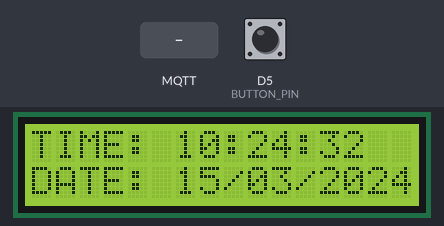
Bench run of a program on a simulated ESP8266 (NodeMCU). On the bench: 16×2 character LCD. The inputs (shaded band) are chosen by the test bench; at power-on: D5 (BUTTON_PIN) LOW. WiFi joins after 1.5 s; servers stay silent unless stated; the local clock reads 2024-03-15 10:24:30 at power-on unless the program sets it; no MQTT or app messages arrive unless stated; what the program prints to the serial monitor is not drawn.

Above: at 2.8 s.
2.9 s: MQTT message "1" arrives on the first subscribed topic
At 4.5 s:
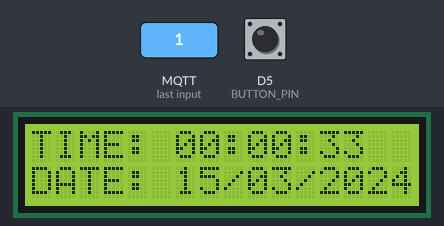
5.9 s: MQTT message "1" arrives on the second subscribed topic
At 7.4 s:
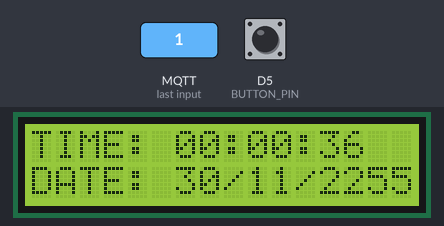
8.9 s: MQTT message "on" arrives on the first subscribed topic
At 10.5 s:
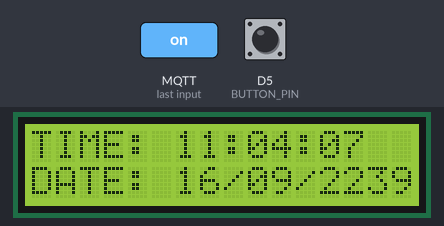
11.9 s: MQTT message "off" arrives on the first subscribed topic
At 13.2 s:
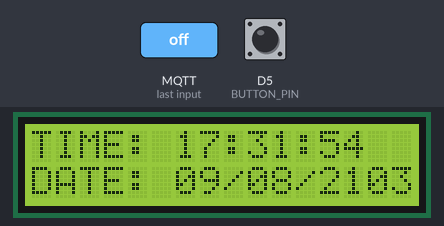
14.9 s: MQTT message "on" arrives on the second subscribed topic
At 16.5 s:
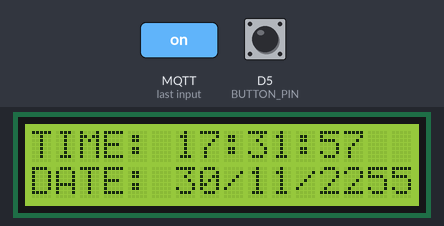
Timing chart, 0 to 18.0 s (numbered marks = the images above; inputs shaded):
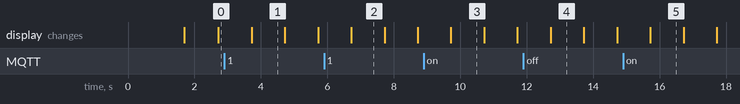

Measured:
- what the display in image 1 shows lasts 1.0 s, from 3.7 s to 4.7 s

The program:

main.cpp
```cpp
#include <Arduino.h>
#include <Wire.h>
#include <SPI.h>
#include <LiquidCrystal_I2C.h>
#include <Adafruit_I2CDevice.h>
#include "RTClib.h"
#include "Utils.h"
#include <PubSubClient.h>
#include <ESP8266WiFi.h>
#include <ArduinoJson.h>
#include <vector>
#include <millisDelay.h>

// #define MQTT_BROKER "192.168.1.15"

#define MQTT_BROKER "192.168.82.115"
#define MQTT_PORT 1883
#define SSID "Nokia 8.1"
#define PWD "haianh123"

// #define SSID "Hai Anh"
// #define PWD "67750105"
#define LCD_COLUMNS 16
#define LCD_ROWS 2

#define BUTTON_PIN D5
#define BUZZER_PIN D6

#define MQTT_TOPIC_SET_TIME "clock/time/set"
#define MQTT_TOPIC_SET_DATE "clock/date/set"
#define MQTT_TOPIC_SET_ALARM "clock/alarm/set"
#define MQTT_TOPIC_ALARM "clock/alarm"
#define MQTT_TOPIC_TIME "clock/time"
#define MQTT_TOPIC_DATE "clock/date"

const unsigned long SHOW_TIME_DELAY = 1000;
millisDelay showTimeDelay;

const unsigned long PUBLISH_DATETIME_DELAY = 15000;
millisDelay publishDateTimeDelay;

RTC_DS1307 rtc;
LiquidCrystal_I2C lcd(0x27, LCD_COLUMNS, LCD_ROWS);
WiFiClient espClient;
PubSubClient client(espClient);
String clientId = "ESP@";

void mqttConnection();
void callBack(char *topic, byte *payload, unsigned int length);
void publishDateTime(DateTime &now);
void checkAlarm(DateTime &now, std::vector<Alarm> &alarms);

std::vector<Alarm> alarms;

void setup()
{
  Serial.begin(9600);
  WiFi.mode(WIFI_AP_STA);
  pinMode(BUZZER_PIN, OUTPUT);
  pinMode(BUTTON_PIN, INPUT);
  digitalWrite(BUZZER_PIN, HIGH);
  initLcd(lcd);
  lcd.clear();
  lcd.setCursor(0, 0);
  lcd.print("SETTING UP");
  initRtc(rtc, lcd);
  initAlarms(alarms);
  mqttConnection();
  DateTime now = rtc.now();
  currentTime(now, lcd);
  if (client.connected())
  {
    publishDateTime(now);
  }
  showTimeDelay.start(SHOW_TIME_DELAY);
  publishDateTimeDelay.start(PUBLISH_DATETIME_DELAY);
}

void loop()
{
  DateTime now = rtc.now();
  if (showTimeDelay.justFinished())
  {
    showTimeDelay.repeat();
    currentTime(now, lcd);
  }

  if (publishDateTimeDelay.justFinished())
  {
    publishDateTimeDelay.repeat();
    publishDateTime(now);
  }
  checkAlarm(now, alarms);

  int buttonPressed = digitalRead(BUTTON_PIN);
  if (buttonPressed)
  {
    delay(100);
    for (auto &alarm : alarms)
    {
      if ((alarm.hour == now.hour()) && (alarm.minute == now.minute()) && (alarm.state == 1))
      {
        alarm.state = 0;
        noTone(BUZZER_PIN);
      }
    }
    String returnMsg = "";
    parseListAlarm(alarms, returnMsg);
    client.publish(MQTT_TOPIC_ALARM, returnMsg.c_str(), false);
  }

  client.loop();
}

void mqttConnection()
{
  int tries = 0;
  WiFi.begin(SSID, PWD);
  while (WiFi.status() != WL_CONNECTED)
  {
    tries++;
    delay(500);
    Serial.println("Connecting to WiFi..");
    if (tries > 30)
    {
      lcd.clear();
      lcd.setCursor(0, 0);
      lcd.print("NO WIFI");
      lcd.setCursor(0, 1);
      lcd.print("RESTART?");
      delay(3000);
      return;
    }
  }
  tries = 0;

  client.setServer(MQTT_BROKER, MQTT_PORT);
  clientId += String(WiFi.macAddress());
  client.setCallback(callBack);
  // set callback

  while (!client.connected())
  {
    tries++;
    Serial.printf("The client %s trying to connect to mqtt broker\n", clientId.c_str());
    if (client.connect(clientId.c_str()))
      Serial.println("Connected to broker\n");
    else
    {
      Serial.printf("MQTT Connection failed with state: %d\n", client.state());
      delay(1000);
    }
    if (tries > 10)
    {
      lcd.clear();
      lcd.setCursor(0, 0);
      lcd.print("BROKER ERROR");
      lcd.setCursor(0, 1);
      lcd.print("RESTART?");
      delay(3000);
      return;
    }
  }

  client.subscribe(MQTT_TOPIC_SET_TIME);
  client.subscribe(MQTT_TOPIC_SET_DATE);
  client.subscribe(MQTT_TOPIC_SET_ALARM);

  lcd.clear();
}

void callBack(char *topic, byte *payload, unsigned int length)
{
  Serial.println("Msg arrived: @ " + String(topic) + ' ' + String((char *)payload));
  StaticJsonDocument<256> jsonDoc;
  deserializeJson(jsonDoc, payload);
  if (String(topic) == String(MQTT_TOPIC_SET_TIME))
  {
    DateTime now = rtc.now();
    int hour = jsonDoc["hour"];
    int minute = jsonDoc["minute"];
    rtc.adjust(DateTime(now.year(), now.month(), now.day(), hour, minute, now.second()));
    DateTime newTime = rtc.now();
    publishDateTime(newTime);
  }
  else if (String(topic) == String(MQTT_TOPIC_SET_DATE))
  {
    DateTime now = rtc.now();
    int day = jsonDoc["day"];
    int month = jsonDoc["month"];
    int year = jsonDoc["year"];
    rtc.adjust(DateTime(year, month, day, now.hour(), now.minute(), now.second()));
    DateTime newTime = rtc.now();
    publishDateTime(newTime);
  }
  else if (String(topic) == String(MQTT_TOPIC_SET_ALARM))
  {
    payload[length] = '\0';
    String msg = String((char *)payload);
    if (msg == String("GET"))
    {
      String returnMsg = "";
      parseListAlarm(alarms, returnMsg);
      client.publish(MQTT_TOPIC_ALARM, returnMsg.c_str(), false);
    }
    else
    {
      int alarmId = jsonDoc["id"];
      int alarmHour = jsonDoc["hour"];
      int alarmMinute = jsonDoc["minute"];
      int alarmState = jsonDoc["state"];

      bool add = true;
      for (auto &a : alarms)
      {
        if (a.id == alarmId)
        {
          Serial.println("Update");
          a.hour = alarmHour;
          a.minute = alarmMinute;
          a.state = alarmState;
          add = false;
          break;
        }
      }
      if (add)
        alarms.emplace_back(Alarm(alarmId, alarmHour, alarmMinute, alarmState));

      String returnMsg = "";

      parseListAlarm(alarms, returnMsg);
      Serial.println(returnMsg);
      client.publish(MQTT_TOPIC_ALARM, returnMsg.c_str(), false);
    }
  }
}

void publishDateTime(DateTime &now)
{
  String msg;
  parseTime(now, msg);
  client.publish(MQTT_TOPIC_TIME, msg.c_str(), true);
  parseDate(now, msg);
  client.publish(MQTT_TOPIC_DATE, msg.c_str(), true);
}

void checkAlarm(DateTime &now, std::vector<Alarm> &alarms)
{
  int timeHour = now.hour();
  int timeMinute = now.minute();

  for (auto alarm : alarms)
  {
    if (alarm.state == 1)
    {
      if (alarm.hour == timeHour && alarm.minute == timeMinute)
      {
        tone(BUZZER_PIN, 250);
        return;
      }
    }
  }
  noTone(BUZZER_PIN);
}
```
